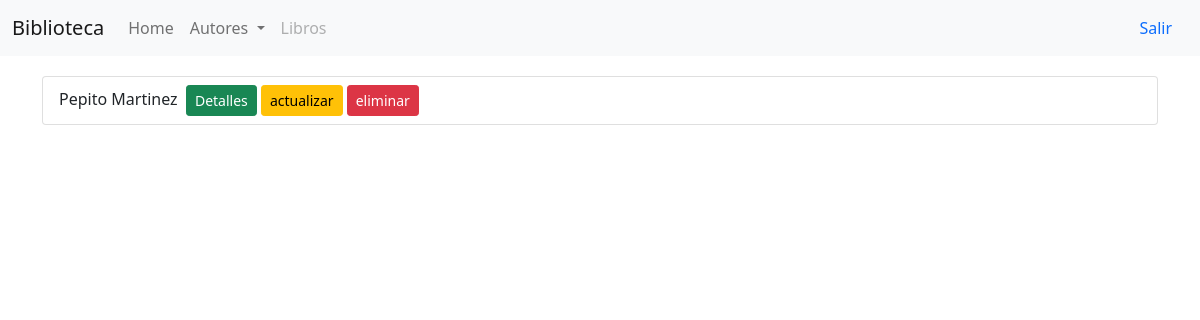
The app's page /autores/, older data.
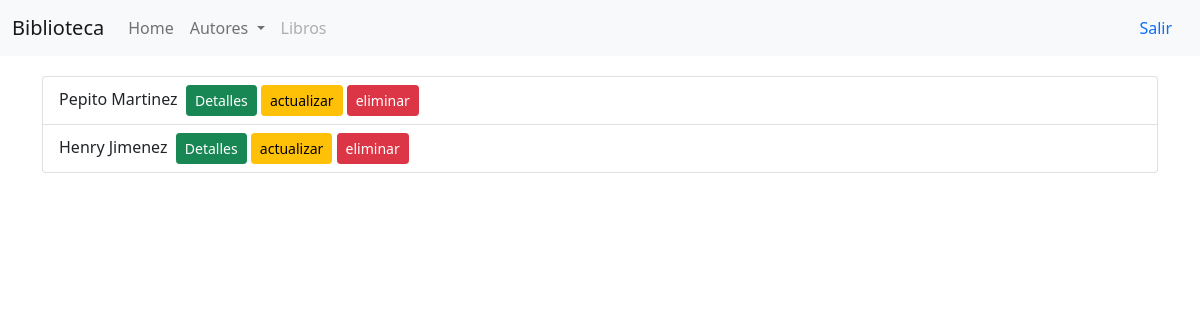
The same page, newer data.
### libros/models.py (models this page shows)
class Author(models.Model):
    first_name = models.CharField(max_length=200)
    last_name = models.CharField(max_length=200)
    photo = models.CharField(max_length=200, default="link")
    birth_date = models.DateField()
    def get_name(self):
        return self.first_name + " " + self.last_name

### libros/views.py (the view)
# urls.py: path('autores/', views.listarAutores, name='autores'),
def listarAutores(request):
    lista = Author.objects.all()
    a = "hola mundo"
    context = {'lista':lista,'a':a,}
    template = loader.get_template('autores/autores.html')
    return HttpResponse(template.render(context,request))

### libros/templates/autores/autores.html (shortened to what this page needs)
{% extends "base_template.html" %}
{% load static %}
{% block headers %}
<link rel="stylesheet" href="{% static 'css/autores.css' %}">
{% endblock %}
{% block content %}
<div class="container lista">
    <ul class="list-group">
        {% for au in lista %}
        <li class="list-group-item">{{ au.get_name }} &nbsp;<a href="{% url 'autor_detail' au.id %}" class="btn btn-sm btn-success">Detalles</a>&nbsp;<a href="{% url 'autor_update' au.id %}" class="btn btn-sm btn-warning">actualizar</a>&nbsp;<a href="{% url 'autor_delete' au.id %}" class="btn btn-sm btn-danger">eliminar</a></li>
        {% endfor %}
    </ul>
</div>
{% endblock %}

Row changes from the older to the newer data that the page shows:
added Author: get_name "Henry Jimenez"
